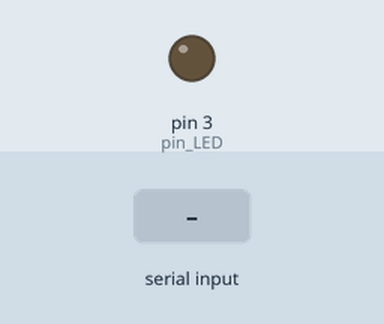
Recording of a sketch running on a simulated Arduino Uno, built with avr-gcc and run on an emulated ATmega328P. Parts: output pins drawn as LEDs (lit = HIGH). The test bench sets the inputs (shaded band).

Above: at 1.2 s.
1.3 s: "1\n" received over Serial
At 2.5 s:
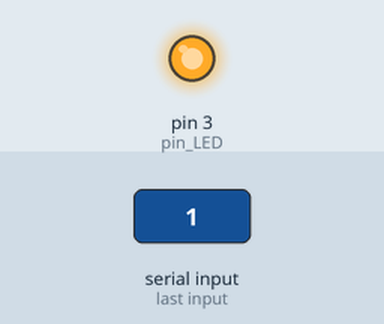
2.8 s: "0\n" received over Serial
At 3.7 s:
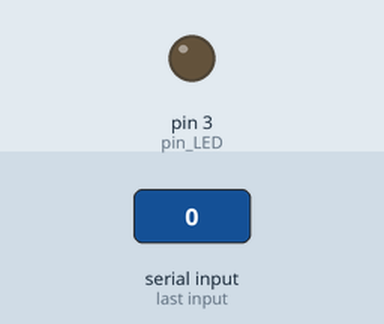
Timing chart, 0 to 5.8 s (numbered marks = the images above; inputs shaded):
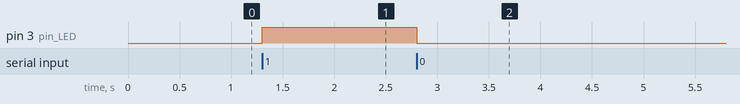

Measured:
- after the input at 1.3 s, pin 3 (pin_LED): LOW → HIGH at once
- after the input at 2.8 s, pin 3 (pin_LED): HIGH → LOW at once

The sketch:

app.ino
```cpp
int pin_LED =3;

void setup() {
    Serial.begin(9600);
    pinMode(pin_LED,OUTPUT);
}

void loop(){
    if(Serial.available()){// 수신 데이터기 있으면 true, 없으면 flase
        char inChar = Serial.read();//문자 하나만 읽음
        if(inChar == '\r' || inChar == '\n') return;
        if(inChar == '1'){
            digitalWrite(pin_LED, HIGH);
        }else{
            digitalWrite(pin_LED, LOW);
        }

    }
}
```
